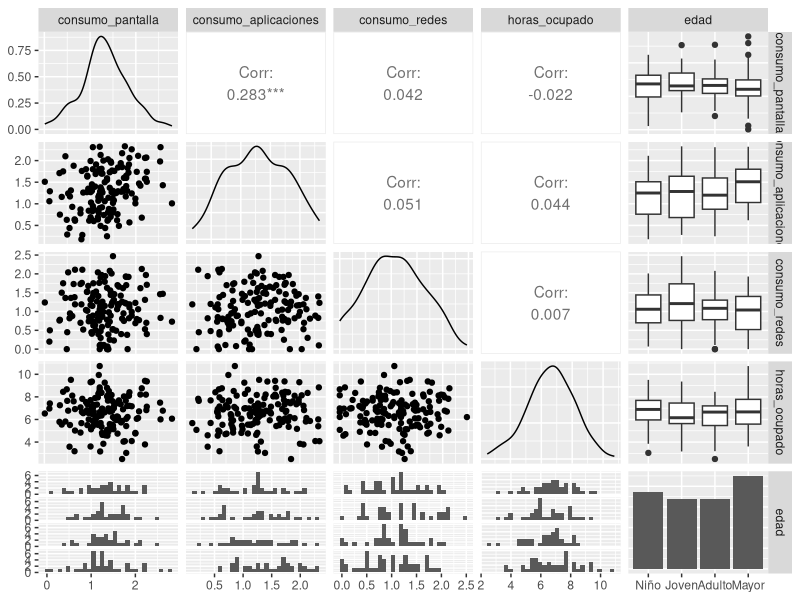

This figure's R source:
## ---- chunk 1
knitr::opts_chunk$set(echo = TRUE, warning = FALSE, message = FALSE)
## ---- chunk 2
library(tidyverse)
library(readr)
## ---- chunk 3
library(MASS)

media <- c(1.3, 1.26, 1.11, 6.5)  # Medias de consumo_pantalla (horas/dia), consumo_aplicaciones (horas/dia), consumo_redes (horas dia), horas_act_programadas (horas/semana)
covarianza <- matrix(c(0.3, 0.08, 0.05, 0.05,
                       0.09, 0.28, 0.03, 0.01,
                       0.08, 0.005, 0.32, 0.01,
                       0.08, 0.38, 0.49, 2), 
                     nrow = 4, ncol = 4)


set.seed(2332)
datos_numericos <- mvrnorm(150, mu = media, Sigma = covarianza)

# Limitar y ajustar valores de las variables según su rango real
datos_numericos[,1] <- pmin(pmax(round(datos_numericos[,1], 2), 0), 24)
datos_numericos[,2] <- pmin(pmax(round(datos_numericos[,2], 2), 0), 24)
datos_numericos[,3] <- pmin(pmax(round(datos_numericos[,3], 2), 0), 24)
datos_numericos[,4] <- pmin(pmax(round(datos_numericos[,4], 2), 0), 168)


# Tabla 1 con los datos 
tiempo_libre <- data.frame(
  consumo_pantalla = round(datos_numericos[,1], 2),
  consumo_aplicaciones = round(datos_numericos[,2], 2),
  consumo_redes = round(datos_numericos[,3], 2),
  horas_ocupado = round(datos_numericos[,4], 2),
  edad = ordered(sample(1:4, 150, replace = TRUE), labels = c("Niño", "Joven", "Adulto", "Mayor")),
  nivel_estres = ordered(sample(1:5, 150, replace = TRUE), labels = c("Muy Bajo", "Bajo", "Medio", "Alto", "Muy Alto")),
  habito_lectura = ordered(sample(1:5, 150, replace = TRUE), labels = c("Nada", "Poco", "Regular", "Frecuente", "Muy Frecuente")),
  dispositivo_usual = sample(c("móvil", "tele", "tablet", "PC"), 150, replace = TRUE),
  max_dedicacion = sample(c("lectura", "deporte", "pantallas"), 150, replace = TRUE)
)


## ---- chunk 4
a <- tiempo_libre %>%
  dplyr::select( 1:5) %>%
  na.omit

library(GGally)
ggpairs(a)


## ---- chunk 5
cuantitativas <- tiempo_libre %>%
  dplyr::select(1:4) %>%
  na.omit

S = cov(cuantitativas)
varianza_generalizada<-prod(eigen(S)$values)
variacion_total<-sum(eigen(S)$values)

